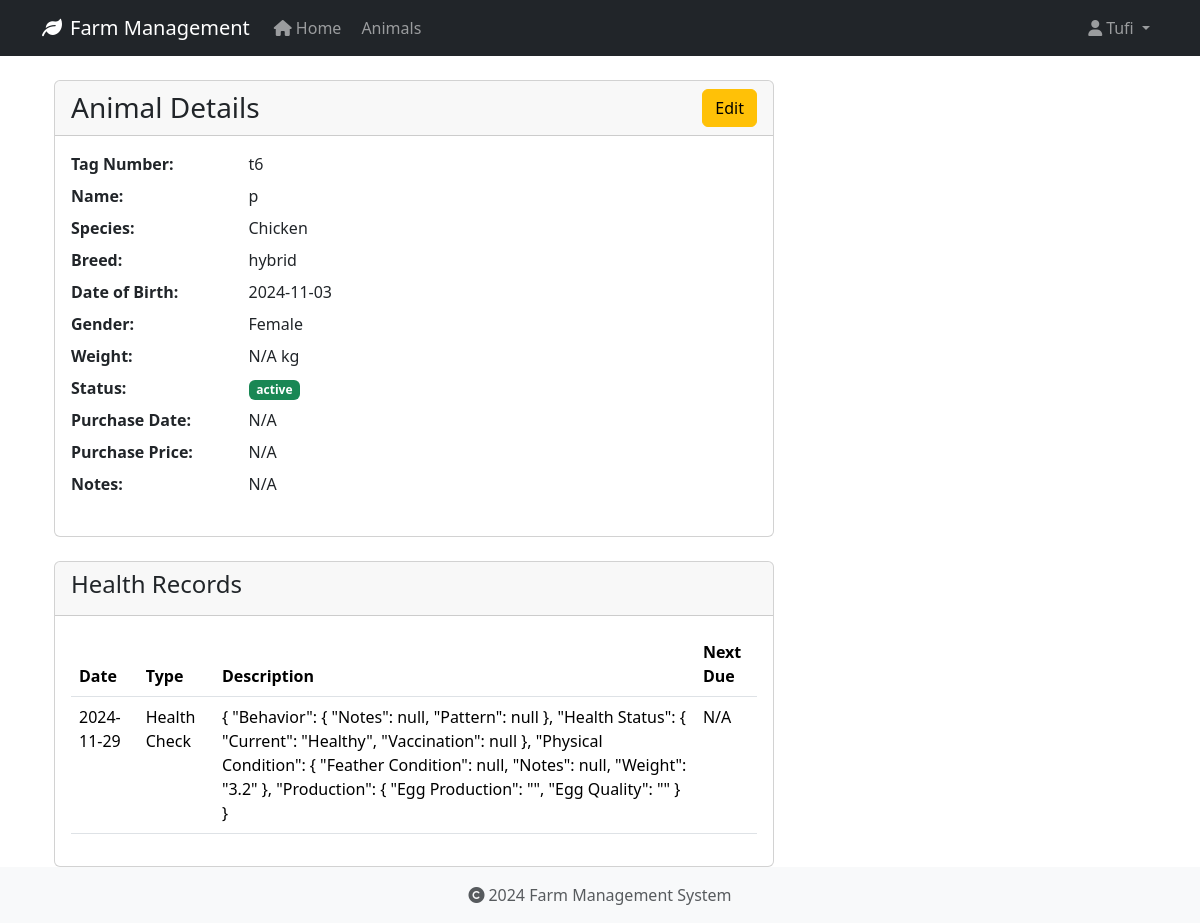
/animals/4 (signed in), run on an earlier commit of the app's database.
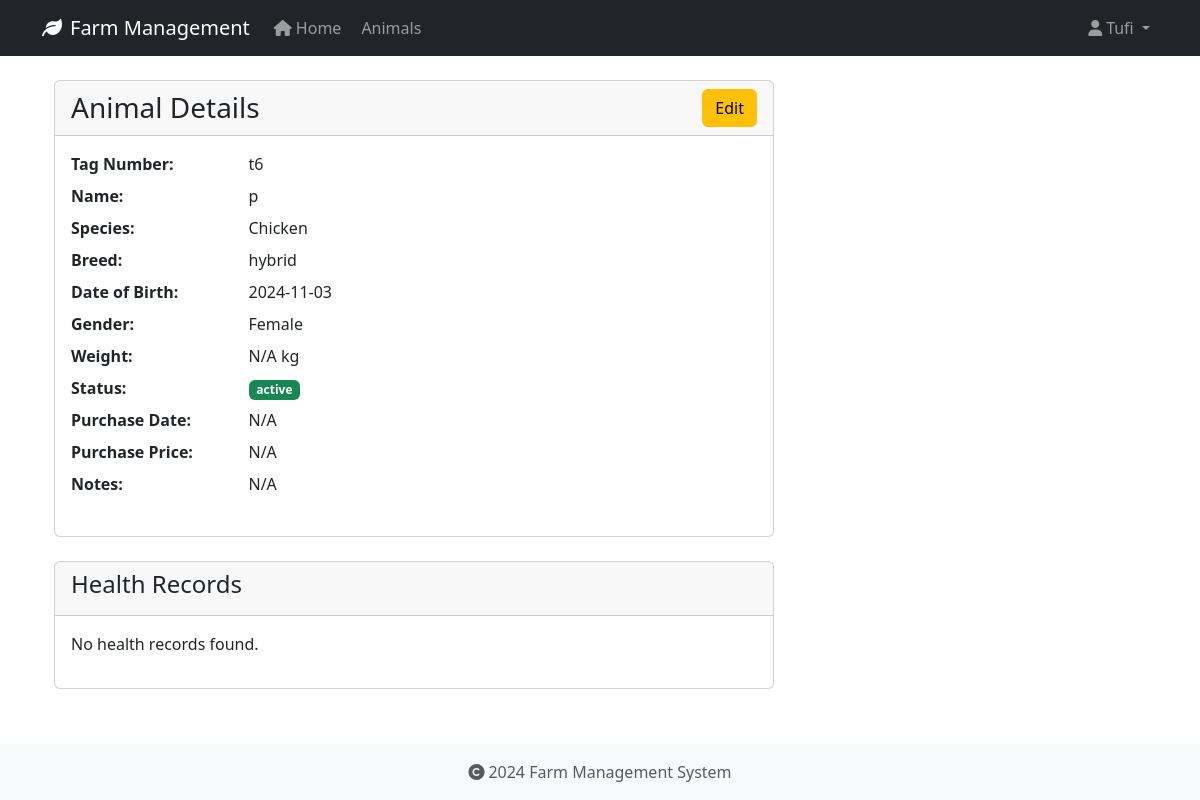
And on a later commit of the database.
### app/models/animal.py (models this page shows, shortened)
class HealthRecord(db.Model):
    id = db.Column(db.Integer, primary_key=True)
    animal_id = db.Column(db.Integer, db.ForeignKey('animal.id', ondelete='CASCADE'), nullable=False)
    record_type = db.Column(db.String(50), nullable=False)  # Made nullable=False
    date = db.Column(db.Date, nullable=False)
    description = db.Column(db.Text, nullable=True)
    treatment = db.Column(db.Text, nullable=True)
    cost = db.Column(db.Float, nullable=True)
    next_due_date = db.Column(db.Date, nullable=True)
    created_at = db.Column(db.DateTime, default=datetime.utcnow, nullable=False)
    created_by_id = db.Column(db.Integer, db.ForeignKey('user.id', ondelete='SET NULL'), nullable=True)

### app/routes/animals.py (the view)
@bp.route('/<int:id>')
@login_required
def view(id):
    animal = Animal.query.get_or_404(id)
    return render_template('animals/view.html', animal=animal)

### app/models/user.py (called while the page is built)
@login_manager.user_loader
def load_user(user_id):
    return User.query.get(int(user_id))

### app/templates/animals/view.html (shortened to what this page needs)
{% extends "base.html" %}
{% block content %}
<div class="container">
    <div class="row">
        <div class="col-md-8">
            <div class="card">
                <div class="card-header">
                    <div class="d-flex justify-content-between align-items-center">
                        <h3 class="card-title mb-0">Animal Details</h3>
                        <a href="{{ url_for('animals.edit', id=animal.id) }}" class="btn btn-warning">Edit</a>
                    </div>
                </div>
                <div class="card-body">
                    <dl class="row">
                        <dt class="col-sm-3">Tag Number:</dt>
                        <dd class="col-sm-9">{{ animal.tag_number }}</dd>
                        <dt class="col-sm-3">Name:</dt>
                        <dd class="col-sm-9">{{ animal.name or 'N/A' }}</dd>
                        <dt class="col-sm-3">Species:</dt>
                        <dd class="col-sm-9">{{ animal.species }}</dd>
                        <dt class="col-sm-3">Breed:</dt>
                        <dd class="col-sm-9">{{ animal.breed or 'N/A' }}</dd>
                        <dt class="col-sm-3">Date of Birth:</dt>
                        <dd class="col-sm-9">{{ animal.date_of_birth.strftime('%Y-%m-%d') if animal.date_of_birth else 'N/A' }}</dd>
                        <dt class="col-sm-3">Gender:</dt>
                        <dd class="col-sm-9">{{ animal.gender or 'N/A' }}</dd>
                        <dt class="col-sm-3">Weight:</dt>
                        <dd class="col-sm-9">{{ animal.weight|round(2) if animal.weight else 'N/A' }} kg</dd>
                        <dt class="col-sm-3">Status:</dt>
                        <dd class="col-sm-9">
                            <span class="badge {% if animal.status == 'active' %}bg-success{% else %}bg-secondary{% endif %}">
                                {{ animal.status }}
                            </span>
                        </dd>
                        <dt class="col-sm-3">Purchase Date:</dt>
                        <dd class="col-sm-9">{{ animal.purchase_date.strftime('%Y-%m-%d') if animal.purchase_date else 'N/A' }}</dd>
                        <dt class="col-sm-3">Purchase Price:</dt>
                        <dd class="col-sm-9">{{ animal.purchase_price|round(2) if animal.purchase_price else 'N/A' }}</dd>
                        <dt class="col-sm-3">Notes:</dt>
                        <dd class="col-sm-9">{{ animal.notes or 'N/A' }}</dd>
                    </dl>
                </div>
            </div>
            <div class="card mt-4">
                <div class="card-header">
                    <h4>Health Records</h4>
                </div>
                <div class="card-body">
                    {% if animal.health_records %}
                        <table class="table">
                            <thead>
                                <tr>
                                    <th>Date</th>
                                    <th>Type</th>
                                    <th>Description</th>
                                    <th>Next Due</th>
                                </tr>
                            </thead>
                            <tbody>
                                {% for record in animal.health_records %}
                                <tr>
                                    <td>{{ record.date.strftime('%Y-%m-%d') }}</td>
                                    <td>{{ record.record_type }}</td>
                                    <td>{{ record.description }}</td>
                                    <td>{{ record.next_due_date.strftime('%Y-%m-%d') if record.next_due_date else 'N/A' }}</td>
                                </tr>
                                {% endfor %}
                            </tbody>
                        </table>
                    {% else %}
                        <p>No health records found.</p>
                    {% endif %}
                </div>
            </div>
        </div>
    </div>
</div>
{% endblock %}

What changed in the data, as far as the page shows it:
removed HealthRecord: date "2024-11-29", record_type "Health Check", description "{ \"Behavior\": { \"Notes\": null, \"Pattern\": null }, \"Health Status\": { \"Current\": \"Healthy\", \"Vaccination\": null }, \"Physical Condition\": { \"Feather Condition\": null, \"Notes\": null, \"Weight\": \"3.2\" }, \"Production\": { \"Egg Production\": \"\", \"Egg Quality\": \"\" } }", next_due_date "N/A"
Also different on the page:
text no longer shown: "Date Type Description Next Due"
text now shown: "No health records found."
